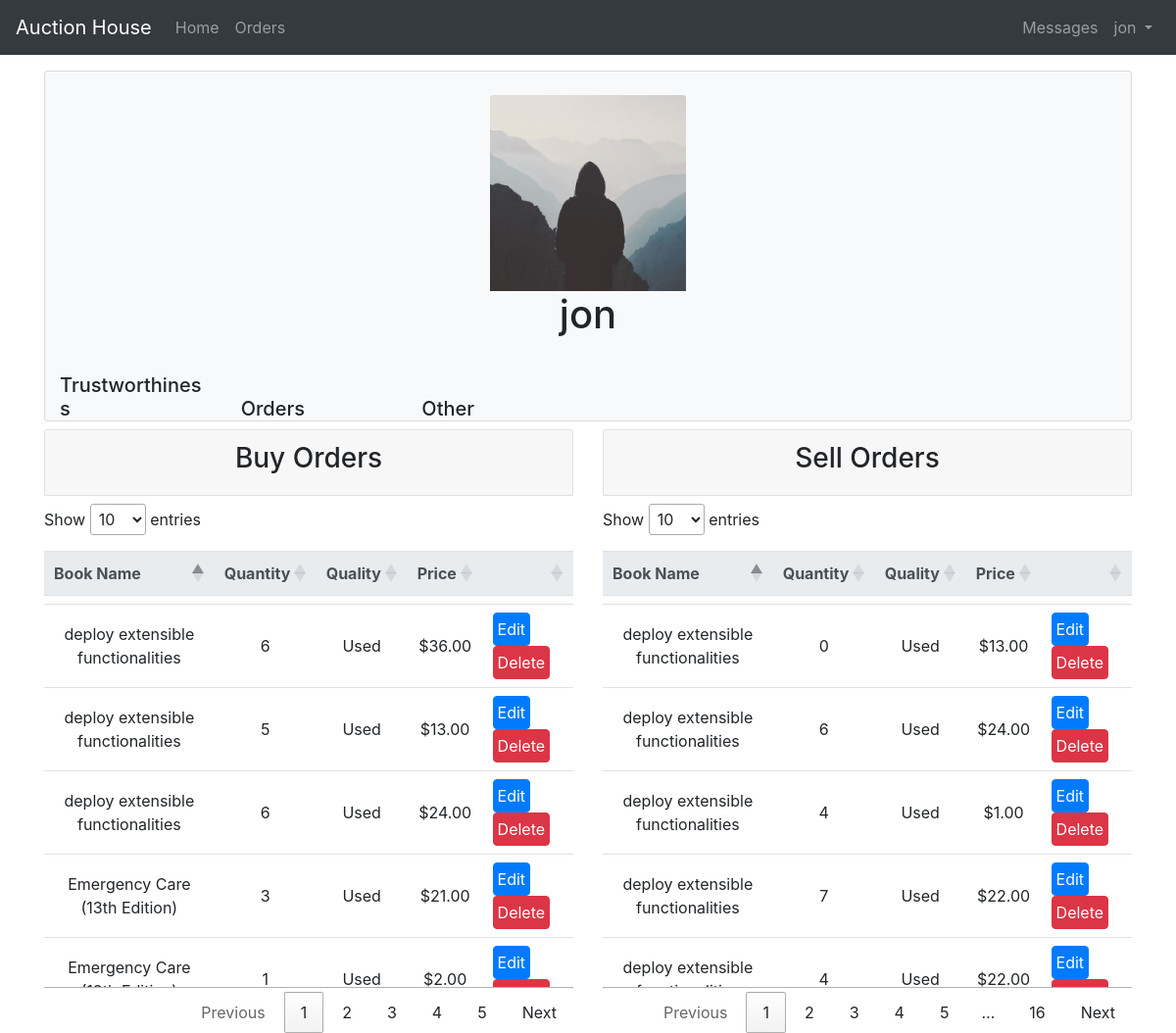
Page /my_profile (signed in) on the committed database.
### auction/models.py (models this page shows, shortened)
class Order(models.Model):
    bschoices = [
        ('Buy', 'Buy'),
        ('Sell', 'Sell')
    ]
    quality_choices = [
        ('New', 'New'),
        ('LUsed', 'Lightly Used'),
        ('Used', 'Used'),
        ('Damaged', 'Damaged')
    ]
    order_owner = models.ForeignKey(
        User, on_delete=models.CASCADE, related_name='Order_Owner')
    buyorsell = models.CharField(
        max_length=50,
        choices=bschoices
    )
    book = models.ForeignKey(
        Book, on_delete=models.CASCADE, related_name='Order')
    price = models.DecimalField(max_digits=5, decimal_places=2)
    quantity = models.IntegerField()
    quality = models.CharField(
        max_length=100,
        choices=quality_choices,
        default='Used'
    )
    created_at = models.DateTimeField(default = timezone.now())
    '''
    Methods for displaying statistics
    '''
    '''
    Methods for organizing data to be plotted out in chart.js
    '''

class Book(models.Model):
    name = models.CharField(max_length=50)
    description = models.TextField()
    classes = models.CharField(max_length=100)
    subject = models.CharField(max_length=100, default='N/A')
    author = models.CharField(max_length=255, default='N/A')
    isbn = models.CharField(max_length=13, default='0000000000000')

### auction/views.py (the view)
# urls.py: path('my_profile', views.my_profile, name="my_profile"),
def my_profile(request):
    user = request.user
    buyorders = Order.objects.filter(order_owner = user).filter(buyorsell='Buy')
    sellorders = Order.objects.filter(order_owner = user).filter(buyorsell='Sell')
    totalorders = buyorders.count() + sellorders.count()
    order_type = [buyorders, sellorders]
    context = {
        'user':user,
        'order_type':order_type,
        'order_total': totalorders,
        'buyorders': buyorders,
        'sellorders':sellorders
        }
    return render(request, 'my_profile.html', context)

### templates/my_profile.html (shortened to what this page needs)
{% extends 'base.html' %}
{% load static %}
{% block stylesheet %}
<link rel="stylesheet" type="text/css" href="https://cdn.datatables.net/1.10.23/css/jquery.dataTables.min.css"/>
{% endblock stylesheet %}
{% block content %}
<br>
<br>
<br>
<div class="container">
    <div class="card bg-light">
      <div class="text-center">
        <img class="card-img-top mt-4" src="{% static 'pictures/profile.jpg' %}" alt="Card image cap" style="width: 200px;height: 200px;">
      </div>
      <h1 class="card-title text-center"> {{user.username}}</h1>
      <br>
      <div class="container">
        <div class="row">
          <div class="col-2 mt-auto">
          <h5 class="card-title mb-0"> Trustworthiness </h5>
          </div>
          <div class="col-2 mt-auto">
            <h5 class="card-title mb-0"> Orders </h5>
          </div>
          <div class="col-2 mt-auto">
            <h5 class="card-title mb-0"> Other  </h5>
          </div>
          <div class="col-6"></div>
        </div>
      </div>
  </div>
</div>
<div class="container">
  <div class="row">
    {% for orders in order_type %}
    <div class="col-6">
      <div class="card-header border my-2">
        <h3 class="text-center">
          {% if orders == buyorders %}Buy{% else %}Sell{% endif %} Orders
        </h3>
      </div>
      <div class="table-responsive">
      <table id="{% if orders == buyorders %}buy{% else %}sell{% endif %}" class="table table-sm table-hover mt-2">
        <thead class="thead-light text-center">
            <tr>
              <th> Book Name </th>
              <th> Quantity </th>
              <th> Quality </th>
              <th> Price </th>
              <th></th>
            </tr>
        </thead>
        <tbody>
          {% for order in orders %}
          <tr>
            <td class="text-center"> {{order.book.name }}</td>
            <td class="text-center"> {{order.quantity}}</td>
            <td class="text-center"> {{order.quality}}</td>
            <td class="text-center"> ${{order.price}}</td>
            <td>
              <div class="col">
                <div class="row">
                  <button class="btn btn-primary p-1 py-0" data-toggle="modal" data-target="#editModal"> Edit </button>
                  <a href="{% url 'delete_order' order.pk %}" class="btn btn-danger p-1  py-0"> Delete </a>
                </div>
              </div>
            </td>
          </tr>
          {% endfor %}
        </tbody>
      </table>
      </div>
    </div>
    {% endfor %}
  </div>
</div>
{% endblock content %}

### templates/base.html (shortened to what this page needs)
<!DOCTYPE html>
<html lang="en" dir="ltr">
  <head>
    <link rel="stylesheet" href="https://cdn.jsdelivr.net/npm/bootstrap@4.5.3/dist/css/bootstrap.min.css">
    {% block stylesheet %}{% endblock stylesheet %}
  </head>
  <body>
    {% block body %}
    <nav class="navbar fixed-top navbar-expand-lg navbar-dark bg-dark">
      <a href="#" class="navbar-brand"> Auction House </a>
      <div class="collapse navbar-collapse" id="navbarNavDropdown">
        <ul class="navbar-nav">
          <li class="nav-item ">
            <a href="{% url 'home' %}" class="nav-link"> Home </a>
          </li>
          <li class="navbar-nav">
            <a href="{% url 'search_orders'%}" class="nav-link"> Orders </a>
          </li>
        </ul>
        <ul class="ml-auto navbar-nav ">
          <li class="nav-item dropdown">
            {% if user.is_authenticated %}
              <li class="navbar-nav">
                <a class="nav-link" href="{% url 'inbox' 19 %}"> Messages </a>
              </li>
              <a class="nav-link dropdown-toggle" id= "navbarUserlink" data-toggle="dropdown" href="#">
                {{user.username}}
              </a>
            {% else %}
              <form class="form-inline ml-auto">
                <a href="{% url 'login' %}" class="btn btn-outline-secondary"> Log In </a>
                <a href="{% url 'signup' %}" class="btn btn-primary ml-2"> Sign Up </a>
              </form>
            {% endif %}
          </li>
        </ul>
      </div>
    </nav>
    {% block content %}
    {% endblock content %}
    {% endblock body %}
  </body>
</html>

### rows in the picture
Order: book.name "Emergency Care (13th Edition)", quantity "3", quality "Used", price "21.00"
Order: book.name "Emergency Care…", quantity "1", quality "Used", price "2.00"
Order: book.name "deploy extensible functionalities", quantity "6", quality "Used", price "36.00"
Order: book.name "deploy extensible functionalities", quantity "5", quality "Used", price "13.00"
Order: book.name "deploy extensible functionalities", quantity "6", quality "Used", price "24.00"
Order: book.name "deploy extensible functionalities", quantity "0", quality "Used", price "13.00"
Order: book.name "deploy extensible functionalities", quantity "6", quality "Used", price "24.00"
Order: book.name "deploy extensible functionalities", quantity "4", quality "Used", price "1.00"
Order: book.name "deploy extensible functionalities", quantity "7", quality "Used", price "22.00"
Order: book.name "deploy extensible…", quantity "4", quality "Used", price "22.00"

### other values in the picture
{{ user.username }} "jon"
